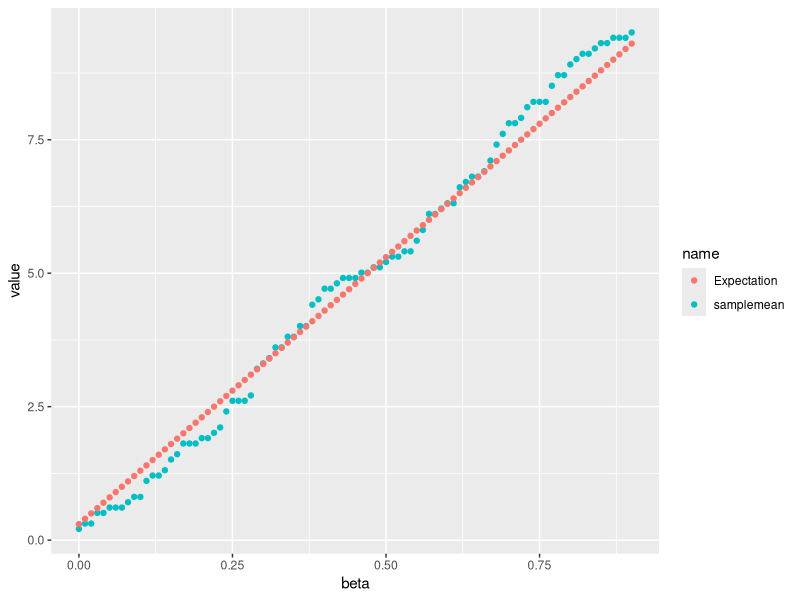

Generate this figure with R:
## ---- chunk 1
knitr::opts_chunk$set(echo = TRUE)
library(tidyverse)
## ---- chunk 2
set.seed(0)
n <- 1000
sample_X <- data.frame(U=runif(n)) %>%
  mutate(X=case_when(
    (0<=U)&(U<0.25)~3,
    (0.25<=U)&(U<0.5)~10,
    (0.5<=U)&(U<=1)~0)) %>%
  pull(X)
## ---- chunk 3
sample_X_0310 <- function(alpha, beta, n){
  set.seed(1)
  sample_0310 <- data.frame(U=runif(n)) %>%
    mutate(X=case_when(
      (0<=U)&(U<alpha)~3,
      (alpha<=U)&(U<alpha+beta)~10,
      (alpha+beta<=U)&(U<=1)~0
    )) %>%
    pull(X)
  return (sample_0310)
}
sample_X_0310(0.25,0.25,10)
## ---- chunk 4
sample4 <- sample_X_0310(0.5,0.1,10000)
mean(sample4)
## ---- chunk 5
var(sample4)
## ---- chunk 6
sample_0310 <- function(x){
  return (sample_X_0310(0.1, x, 100))
}
sample_mean <- function(x){
  return (mean(x))
}
sample_exceptation <- function(x){
  return (3*0.1+10*x)
}
beta = seq(0, 0.9, 0.01)
sample_x <- map(beta, sample_0310)
samples <- data.frame(beta) %>%
  mutate(sample_X = sample_x) %>%
  mutate(samplemean = map_dbl(sample_X, sample_mean)) %>%
  mutate(Expectation = map_dbl(beta, sample_exceptation))
## ---- chunk 7
samples %>% pivot_longer(cols=c("samplemean","Expectation"),
                         names_to="name", values_to="value") %>%
  ggplot(aes(beta, value)) +
  geom_point(aes(color=name))
